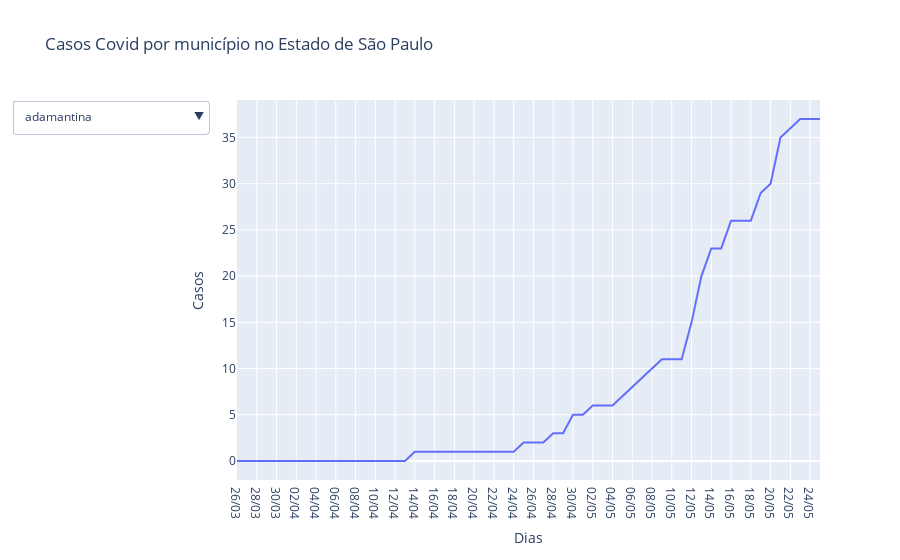

Notebook code cell kept with this figure:
### Code cell
#Inicialização da figura

#a partir do codigo disponivel em : https://stackoverflow.com/questions/59406167/plotly-how-to-filter-a-pandas-dataframe-using-a-dropdown-menu

fig=go.Figure()

# Scatter com uma linha
fig.add_trace(go.Scatter(x=df_t.index,
                             y=df_t[df_t.columns[0]],
                             visible=True)
             )


fig.update_layout(title="Casos Covid por município no Estado de São Paulo",yaxis_title="Casos",xaxis_title="Dias")



updatemenu=[]
buttons=[]

# Criação do botão de dropdown a partir de um dicionário com os argumentos da iteração do df
for col in df_t.columns:

    buttons.append(dict(method='restyle',
                        label=col,
                        visible=True,
                        args=[{'y':[df_t[col]],
                               'x':[df_t.index],
                               'type':'scatter'}, [0]],
                        )
                  )


updatemenu=[]
your_menu=dict()
updatemenu.append(your_menu)

updatemenu[0]['buttons']=buttons
updatemenu[0]['direction']='down'
updatemenu[0]['showactive']=True

# Adicionando o menu dropdown

fig.update_layout(showlegend=False, updatemenus=updatemenu)
fig.show()
